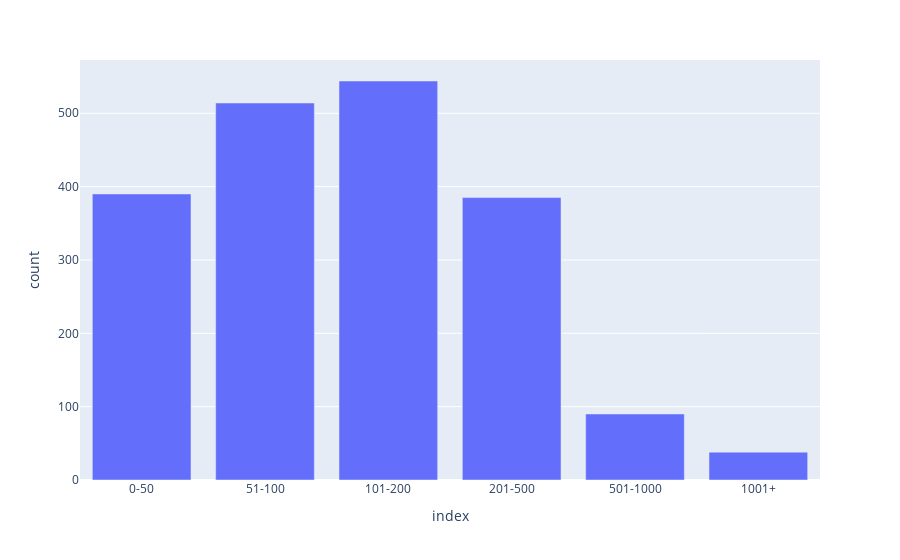

Notebook cell for this chart:
### Code cell
fig = px.bar(counts, y='count')
fig.show()

### Figure 1 — Plotly figure (JSON) as saved in the notebook; plotly's stock layout.template omitted (floating-point values rounded to 4 significant figures)
{"data": [{"alignmentgroup": "True", "hovertemplate": "index=%{x}<br>count=%{y}<extra></extra>", "legendgroup": "", "marker": {"color": "#636efa"}, "name": "", "offsetgroup": "", "orientation": "v", "showlegend": false, "textposition": "auto", "type": "bar", "x": ["0-50", "51-100", "101-200", "201-500", "501-1000", "1001+"], "xaxis": "x", "y": [390, 514, 544, 385, 90, 38], "yaxis": "y"}], "layout": {"barmode": "relative", "legend": {"tracegroupgap": 0}, "margin": {"t": 60}, "xaxis": {"anchor": "y", "domain": [0, 1], "title": {"text": "index"}}, "yaxis": {"anchor": "x", "domain": [0, 1], "title": {"text": "count"}}}}
